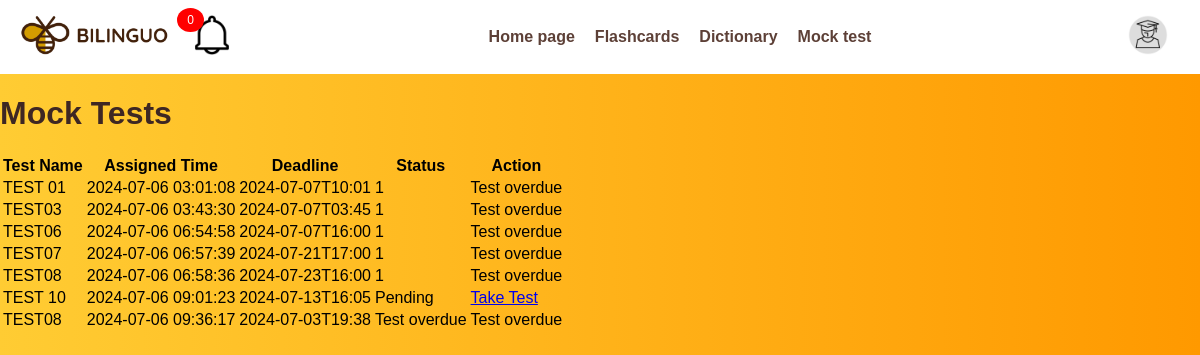
Page /mocktest (signed in) on the committed database.
### tables this page shows
CREATE TABLE assigned_tests (
            id INTEGER PRIMARY KEY AUTOINCREMENT,
            test_id INTEGER,
            student_username TEXT,
            assigned_time TIMESTAMP DEFAULT CURRENT_TIMESTAMP,
            completed BOOLEAN DEFAULT 0,
            deadline TIMESTAMP,
            score REAL,
            FOREIGN KEY (test_id) REFERENCES tests(id),
            FOREIGN KEY (student_username) REFERENCES users(username)
        );

CREATE TABLE tests (
            id INTEGER PRIMARY KEY AUTOINCREMENT,
            title TEXT NOT NULL
        );

### app.py (the view)
@app.route('/mocktest', methods=['GET', 'POST'])
def mocktest():
    if 'user_email' not in session:
        return redirect(url_for('signin'))
    username = session['user_email']
    conn = get_db_connection()
    now = datetime.utcnow()
    tests = conn.execute('''
        SELECT at.id, at.test_id, at.assigned_time, at.completed, at.deadline, at.score,
               t.title as test_name,
               CASE
                   WHEN at.completed = 1 THEN "Completed"
                   WHEN at.deadline < ? THEN "Test overdue"
                   ELSE "Pending"
               END as status
        FROM assigned_tests at
        JOIN tests t ON at.test_id = t.id
        WHERE at.student_username = ?
    ''', (now, username)).fetchall()
    conn.close()
    return render_template('mocktest.html', tests=tests)

### app.py (called while the page is built)
def get_db_connection():
    conn = sqlite3.connect('database.db', timeout=10)
    conn.row_factory = sqlite3.Row
    return conn

### templates/mocktest.html (shortened to what this page needs)
<!DOCTYPE html>
<html lang="en">
<head>
    <link rel="stylesheet" href="{{ url_for('static', filename='css/insight_student.css') }}">
</head>
<body>
    <header>
        <div class="logo-container">
            <a href="{{ url_for('dashboard') }}">
                <img src="{{ url_for('static', filename='images/logo.png') }}" alt="Bilinguo Logo" class="logo">
            </a>
            <div class="notice-container">
                <img src="{{ url_for('static', filename='images/notice.png') }}" alt="Notice Icon" class="notice" id="notice-icon">
                <span class="badge" id="notification-count">0</span>
            </div>
        </div>
        <nav>
            <ul>
                <li><a href="{{ url_for('dashboard') }}">Home page</a></li>
                <li><a href="{{ url_for('flashcards') }}">Flashcards</a></li>
                <li><a href="{{ url_for('dictionary') }}">Dictionary</a></li>
                <li><a href="{{ url_for('mocktest') }}">Mock test</a></li>
            </ul>
        </nav>
        <div class="student-menu">
            <img src="{{ url_for('static', filename='images/student.png') }}" alt="Student Icon" class="student" onclick="toggleMenu()">
        </div>
    </header>
    <h1>Mock Tests</h1>
    <table>
        <thead>
            <tr>
                <th>Test Name</th>
                <th>Assigned Time</th>
                <th>Deadline</th>
                <th>Status</th>
                <th>Action</th>
            </tr>
        </thead>
        <tbody>
            {% for test in tests %}
            <tr>
                <td>{{ test.test_name }}</td>
                <td>{{ test.assigned_time }}</td>
                <td>{{ test.deadline }}</td>
                <td>{{ test.status }}</td>
                <td>
                    {% if test.status == "Pending" %}
                        <a href="{{ url_for('take_test', test_id=test.test_id) }}">Take Test</a>
                    {% elif test.status == "Completed" %}
                        <span>Completed</span>
                    {% else %}
                        <span>Test overdue</span>
                    {% endif %}
                </td>
            </tr>
            {% endfor %}
        </tbody>
    </table>
</body>
</html>

### static/css/insight_student.css (style rules this page uses)
body { font-family: "Quicksand", sans-serif; margin: 0; padding: 0; background: linear-gradient(to right, #ffcc33, #ff9900); }
header { display: flex; justify-content: space-between; align-items: center; background-color: #FFF; padding: 10px 20px; }
.logo-container { display: flex; align-items: center; gap: 10px; }
.logo { height: 50px; }
.notice { height: 40px; }
.student { height: 40px; }
.student-menu { position: relative; display: inline-block; }
nav ul { list-style: none; display: flex; gap: 20px; margin: 0; padding: 0; }
nav a { text-decoration: none; color: #5D4037; font-weight: bold; }
h1, h2 { color: #3E2723; }
ul { list-style: none; padding: 0; }
.badge { position: absolute; top: 1%; right: 83%; background-color: red; color: white; border-radius: 50%; padding: 5px 10px; font-size: 12px; }

### rows in the picture
assigned_tests: test_name "TEST 01", assigned_time "2024-07-06 03:01:08", deadline "2024-07-07T10:01", status "1", shows "Test overdue"
assigned_tests: test_name "TEST03", assigned_time "2024-07-06 03:43:30", deadline "2024-07-07T03:45", status "1", shows "Test overdue"
assigned_tests: test_name "TEST06", assigned_time "2024-07-06 06:54:58", deadline "2024-07-07T16:00", status "1", shows "Test overdue"
assigned_tests: test_name "TEST07", assigned_time "2024-07-06 06:57:39", deadline "2024-07-21T17:00", status "1", shows "Test overdue"
assigned_tests: test_name "TEST08", assigned_time "2024-07-06 06:58:36", deadline "2024-07-23T16:00", status "1", shows "Test overdue"
assigned_tests: test_name "TEST 10", assigned_time "2024-07-06 09:01:23", deadline "2024-07-13T16:05", status "Pending"
assigned_tests: test_name "TEST08", assigned_time "2024-07-06 09:36:17", deadline "2024-07-03T19:38", status "Test overdue"
